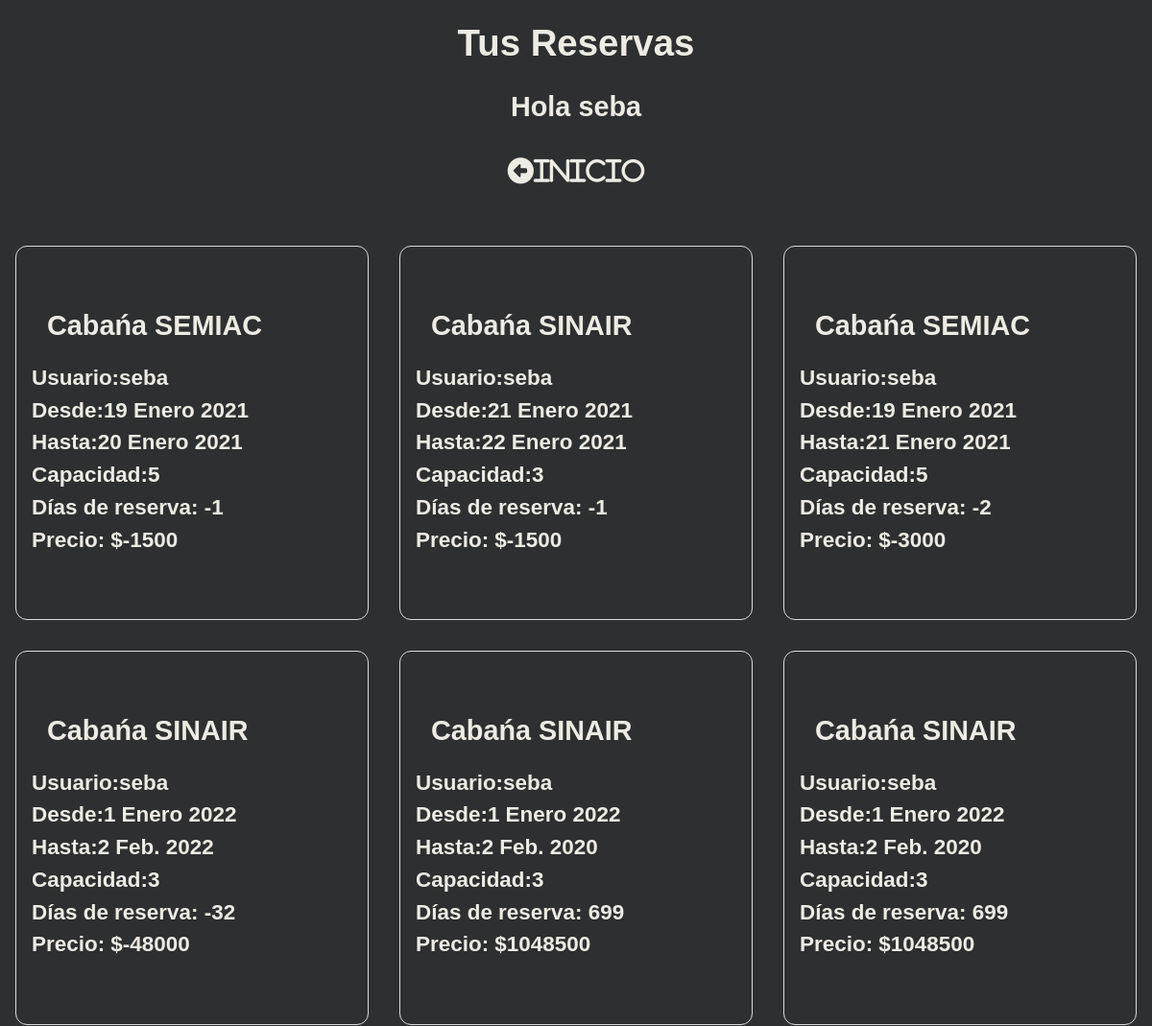
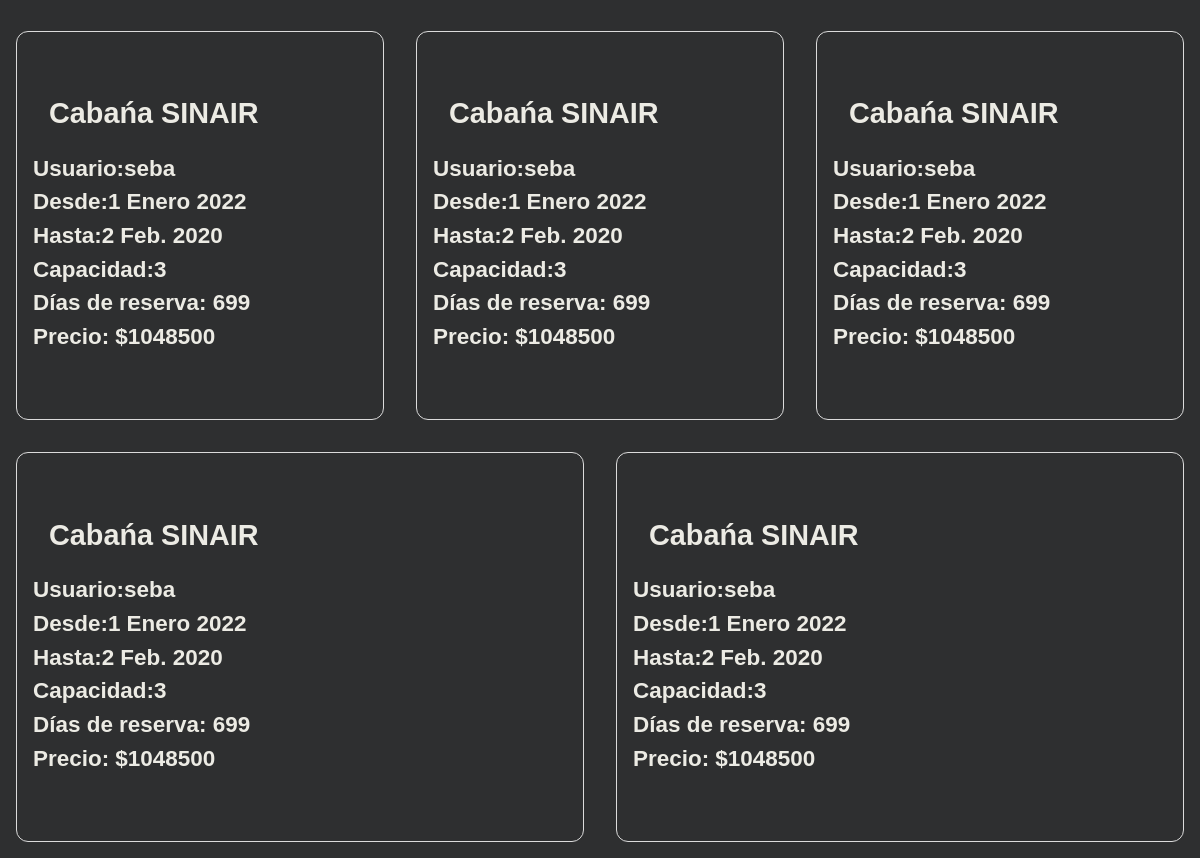
Before: /booking_list (signed in) with the older database file (2 pictures, top to bottom).
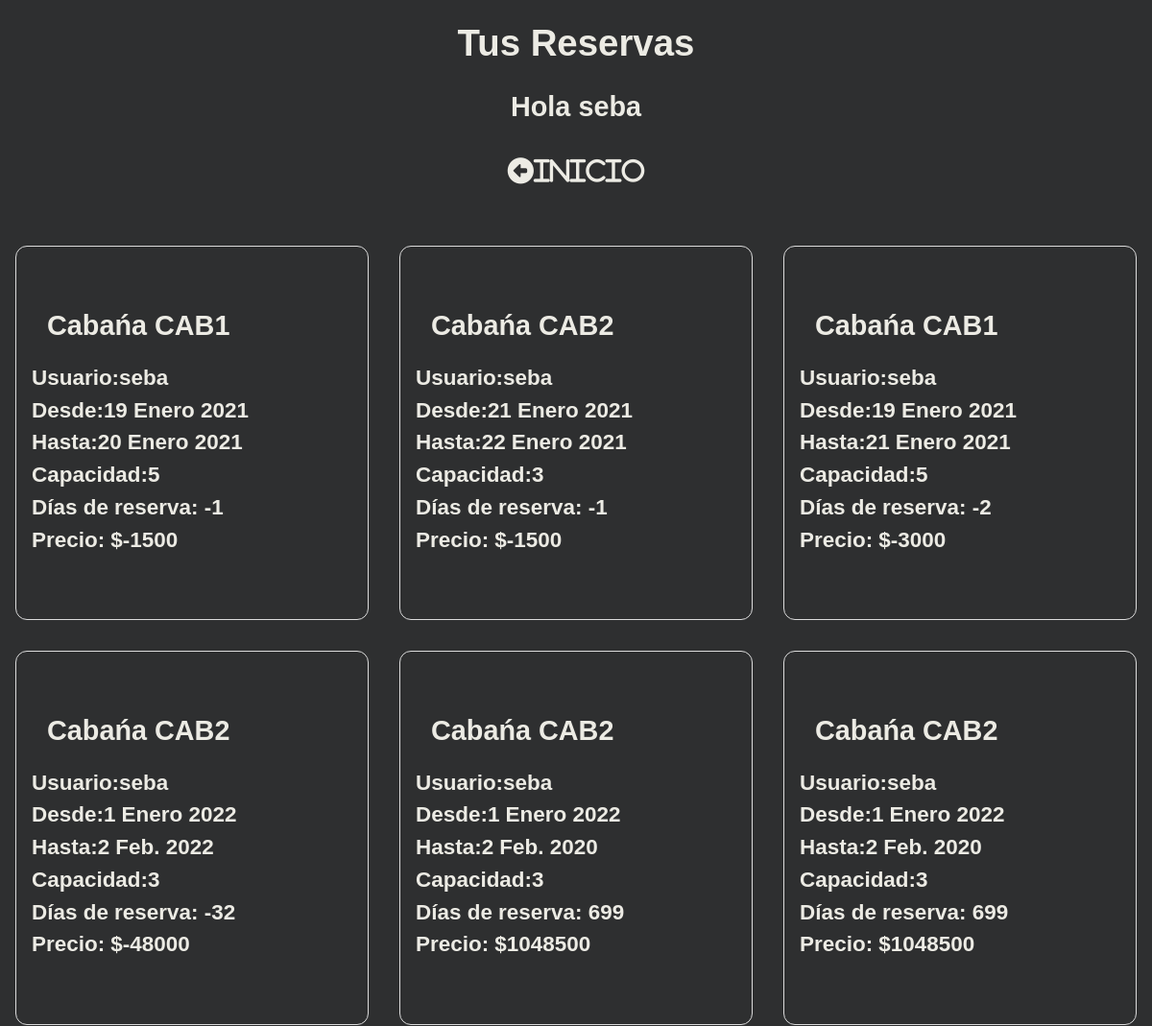
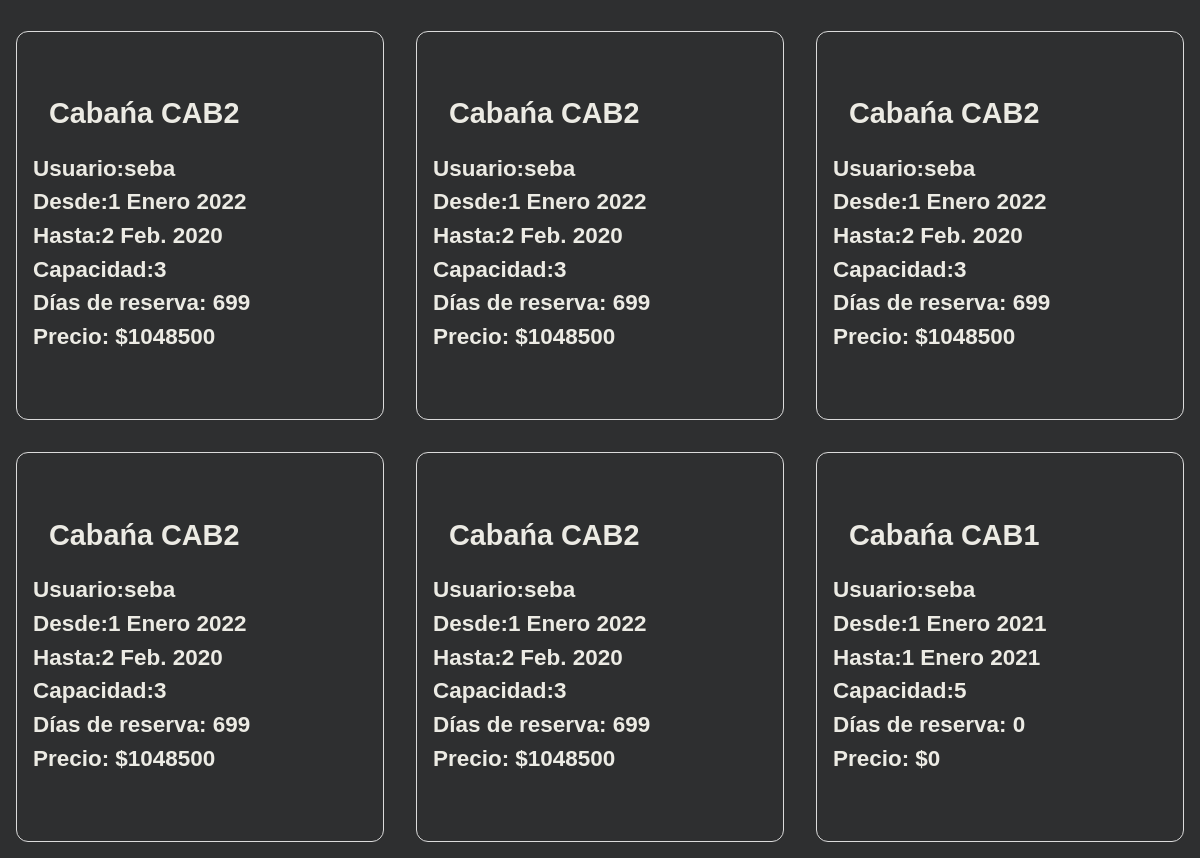
After: the same page with the newer database file (2 pictures, top to bottom).
### hotel/models.py (models this page shows, shortened)
class Booking(models.Model):
    user=models.ForeignKey(settings.AUTH_USER_MODEL, on_delete=models.CASCADE)
    apartment=models.ForeignKey(Apartment, on_delete=models.CASCADE)
    check_in=models.DateField(("Ingreso"), auto_now=False, auto_now_add=False)
    check_out=models.DateField(("Egreso"), auto_now=False, auto_now_add=False)
    def get_dias(self):
        reserva= (self.check_in - self.check_out)
        return reserva.days
    def get_total(self):
        precio_unit = self.apartment.precio
        reserva= (self.check_in - self.check_out)
        total= (reserva.days * precio_unit)
        return total
    def get_cancel_booking_url(self):
        return reverse_lazy('hotel:CancelBooking', args=[self.pk] )

class Apartment(models.Model):
    APARTMENT_CATEGORIES=(
        ('Saracura', 'Saracura'),
        ('Pa-caa', 'Pa-caa'),
    )
    number=models.IntegerField()
    category=models.CharField(max_length=10, choices=APARTMENT_CATEGORIES)
    rooms=models.IntegerField()
    beds=models.IntegerField()
    capacity=models.IntegerField()
    kitchen=models.BooleanField(default=False)
    garden=models.BooleanField(default=False)
    barbecue=models.BooleanField(default=False)
    garage=models.BooleanField(default=False)
    precio=models.IntegerField()
    description=models.CharField(max_length=500)
    front_img=models.ImageField(upload_to='hotel/static/hotel/images')
    gallery=models.ImageField(upload_to='hotel/static/hotel/images')

### hotel/views.py (the view)
# urls.py: path('booking_list', BookingList.as_view(), name='BookingList'),
class BookingList(ListView):
    model=Booking
    def get_queryset(self, *args, **kwargs):
        if self.request.user.is_staff:
            booking_list = Booking.objects.all()
            return booking_list
        else:
            booking_list= Booking.objects.filter(user=self.request.user)
            return booking_list

### hotel/templates/hotel/booking_list.html (shortened to what this page needs)
{% load static %}
<!DOCTYPE html>
<html lang="es">
<head>
    <link rel="stylesheet" href="{% static 'hotel/css/bookings.css' %}">
</head>
<body>
    <div class="content">
        <div class="headings">
            <h1> Tus Reservas</h1>
            <h2>Hola {{ user }}</h2>
        </div>
        <div class="home">
            <div class="home">
                <a href="{% url 'hotel:ApartmentList' %}"><i class="fas fa-arrow-alt-circle-left">Inicio</i></a>
            </div>
        </div>
        <div class="bookings">
            {% for booking in booking_list %}
            <div class="booking">
                <div class="category">
                    <h2>Cabańa {{booking.apartment.category}}</h2>
                </div>
                <div class="form">
                    <h3> Usuario:{{booking.user}}</h3>
                </div>
                <div class="form">
                    <h3> Desde:{{booking.check_in}}</h3>
                </div>
                <div class="form">
                    <h3> Hasta:{{booking.check_out}}</h3>
                </div>
                <div class="form">
                    <h3> Capacidad:{{booking.apartment.capacity}}</h3>
                </div>
                <div class="form">
                    <h3> Días de reserva: {{booking.get_dias}}</h3>
                </div>
                <div class="form">
                    <h3> Precio: ${{booking.get_total}}</h3>
                </div>
                <div class="cancel"><a href="{{ booking.get_cancel_booking_url }}" class="invisible"><i class="far fa-2x fa-times-circle">Cancelar Reserva</i></a></div>
            </div>
            {% endfor %}
        </div>
    </div>
</body>
</html>

Changed rows visible on the page:
changed through a linked row, Booking "20 Enero 2021": apartment.category "SEMIAC" → "CAB1"
changed through a linked row, Booking "22 Enero 2021": apartment.category "SINAIR" → "CAB2"
changed through a linked row, Booking (number 3 of 12 on the later page): apartment.category "SEMIAC" → "CAB1"
changed through a linked row, Booking "2 Feb. 2022": apartment.category "SINAIR" → "CAB2"
changed through a linked row, Booking (number 5 of 12 on the later page): apartment.category "SINAIR" → "CAB2"
changed through a linked row, Booking (number 6 of 12 on the later page): apartment.category "SINAIR" → "CAB2"
changed through a linked row, Booking (number 7 of 12 on the later page): apartment.category "SINAIR" → "CAB2"
changed through a linked row, Booking (number 8 of 12 on the later page): apartment.category "SINAIR" → "CAB2"
changed through a linked row, Booking (number 9 of 12 on the later page): apartment.category "SINAIR" → "CAB2"
changed through a linked row, Booking (number 10 of 12 on the later page): apartment.category "SINAIR" → "CAB2"
changed through a linked row, Booking (number 11 of 12 on the later page): apartment.category "SINAIR" → "CAB2"
added Booking: apartment.category "CAB1", user "seba", check_in "1 Enero 2021", check_out "1 Enero 2021", apartment.capacity "5", get_dias "0", get_total "0"
